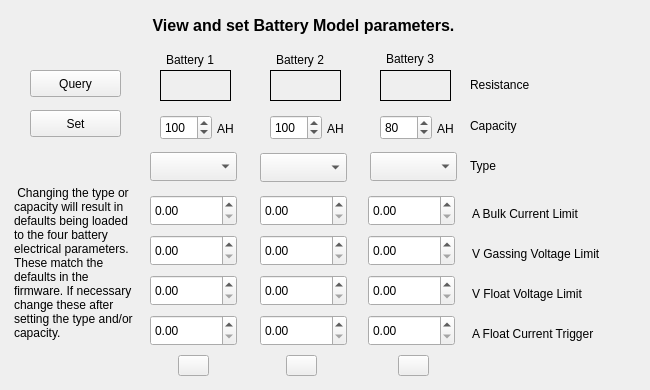
   <widget class="QWidget" name="batteriesTab">
    <property name="toolTip">
     <string>Set battery parameters</string>
    </property>
    <attribute name="title">
     <string>Batteries</string>
    </attribute>
    <widget class="QPushButton" name="queryBatteryButton">
     <property name="geometry">
      <rect>
       <x>30</x>
       <y>70</y>
       <width>91</width>
       <height>27</height>
      </rect>
     </property>
     <property name="toolTip">
      <string>Request measured battery resistances</string>
     </property>
     <property name="text">
      <string>Query</string>
     </property>
    </widget>
    <widget class="QLabel" name="battery1Label">
     <property name="geometry">
      <rect>
       <x>166</x>
       <y>51</y>
       <width>64</width>
       <height>17</height>
      </rect>
     </property>
     <property name="text">
      <string>Battery 1</string>
     </property>
    </widget>
    <widget class="QLabel" name="battery2Label">
     <property name="geometry">
      <rect>
       <x>276</x>
       <y>51</y>
       <width>64</width>
       <height>17</height>
      </rect>
     </property>
     <property name="text">
      <string>Battery 2</string>
     </property>
    </widget>
    <widget class="QLabel" name="battery3Label">
     <property name="geometry">
      <rect>
       <x>386</x>
       <y>50</y>
       <width>64</width>
       <height>17</height>
      </rect>
     </property>
     <property name="text">
      <string>Battery 3</string>
     </property>
    </widget>
    <widget class="QLabel" name="battery1Resistance">
     <property name="geometry">
      <rect>
       <x>160</x>
       <y>70</y>
       <width>71</width>
       <height>31</height>
      </rect>
     </property>
     <property name="toolTip">
      <string>Measured battery resistance</string>
     </property>
     <property name="frameShape">
      <enum>QFrame::Box</enum>
     </property>
     <property name="text">
      <string/>
     </property>
    </widget>
    <widget class="QLabel" name="battery3Resistance">
     <property name="geometry">
      <rect>
       <x>380</x>
       <y>70</y>
       <width>71</width>
       <height>31</height>
      </rect>
     </property>
     <property name="toolTip">
      <string>Measured battery resistance</string>
     </property>
     <property name="frameShape">
      <enum>QFrame::Box</enum>
     </property>
     <property name="text">
      <string/>
     </property>
    </widget>
    <widget class="QLabel" name="battery2Resistance">
     <property name="geometry">
      <rect>
       <x>270</x>
       <y>70</y>
       <width>71</width>
       <height>31</height>
      </rect>
     </property>
     <property name="toolTip">
      <string>Measured battery resistance</string>
     </property>
     <property name="frameShape">
      <enum>QFrame::Box</enum>
     </property>
     <property name="text">
      <string/>
     </property>
    </widget>
    <widget class="QLabel" name="AHLabel_1">
     <property name="geometry">
      <rect>
       <x>210</x>
       <y>120</y>
       <width>31</width>
       <height>17</height>
      </rect>
     </property>
     <property name="text">
      <string>AH</string>
     </property>
     <property name="alignment">
      <set>Qt::AlignCenter</set>
     </property>
    </widget>
    <widget class="QSpinBox" name="battery1CapacitySpinBox">
     <property name="geometry">
      <rect>
       <x>160</x>
       <y>115</y>
       <width>52</width>
       <height>25</height>
      </rect>
     </property>
     <property name="toolTip">
      <string>Battery capacity in Ampere Hours</string>
     </property>
     <property name="minimum">
      <number>0</number>
     </property>
     <property name="maximum">
      <number>200</number>
     </property>
     <property name="singleStep">
      <number>10</number>
     </property>
     <property name="value">
      <number>100</number>
     </property>
    </widget>
    <widget class="QLabel" name="AHLabel_2">
     <property name="geometry">
      <rect>
       <x>320</x>
       <y>120</y>
       <width>31</width>
       <height>17</height>
      </rect>
     </property>
     <property name="text">
      <string>AH</string>
     </property>
     <property name="alignment">
      <set>Qt::AlignCenter</set>
     </property>
    </widget>
    <widget class="QSpinBox" name="battery2CapacitySpinBox">
     <property name="geometry">
      <rect>
       <x>270</x>
       <y>115</y>
       <width>52</width>
       <height>25</height>
      </rect>
     </property>
     <property name="toolTip">
      <string>Battery capacity in Ampere Hours</string>
     </property>
     <property name="minimum">
      <number>0</number>
     </property>
     <property name="maximum">
      <number>200</number>
     </property>
     <property name="singleStep">
      <number>10</number>
     </property>
     <property name="value">
      <number>100</number>
     </property>
    </widget>
    <widget class="QLabel" name="AHLabel_3">
     <property name="geometry">
      <rect>
       <x>430</x>
       <y>120</y>
       <width>31</width>
       <height>17</height>
      </rect>
     </property>
     <property name="text">
      <string>AH</string>
     </property>
     <property name="alignment">
      <set>Qt::AlignCenter</set>
     </property>
    </widget>
    <widget class="QSpinBox" name="battery3CapacitySpinBox">
     <property name="geometry">
      <rect>
       <x>380</x>
       <y>115</y>
       <width>52</width>
       <height>25</height>
      </rect>
     </property>
     <property name="toolTip">
      <string>Battery capacity in Ampere Hours</string>
     </property>
     <property name="minimum">
      <number>0</number>
     </property>
     <property name="maximum">
      <number>200</number>
     </property>
     <property name="singleStep">
      <number>10</number>
     </property>
     <property name="value">
      <number>80</number>
     </property>
    </widget>
    <widget class="QPushButton" name="setBatteryButton">
     <property name="geometry">
      <rect>
       <x>30</x>
       <y>110</y>
       <width>91</width>
       <height>27</height>
      </rect>
     </property>
     <property name="toolTip">
      <string>Write the battery configuration to Flash</string>
     </property>
     <property name="text">
      <string>Set</string>
     </property>
    </widget>
    <widget class="QLabel" name="resistanceLabel">
     <property name="geometry">
      <rect>
       <x>470</x>
       <y>76</y>
       <width>71</width>
       <height>17</height>
      </rect>
     </property>
     <property name="text">
      <string>Resistance</string>
     </property>
    </widget>
    <widget class="QLabel" name="capacityLabel">
     <property name="geometry">
      <rect>
       <x>470</x>
       <y>117</y>
       <width>71</width>
       <height>17</height>
      </rect>
     </property>
     <property name="text">
      <string>Capacity</string>
     </property>
    </widget>
    <widget class="QComboBox" name="battery1TypeCombo">
     <property name="geometry">
      <rect>
       <x>150</x>
       <y>152</y>
       <width>87</width>
       <height>29</height>
      </rect>
     </property>
     <property name="toolTip">
      <string>Battery type</string>
     </property>
    </widget>
    <widget class="QComboBox" name="battery2TypeCombo">
     <property name="geometry">
      <rect>
       <x>260</x>
       <y>153</y>
       <width>87</width>
       <height>29</height>
      </rect>
     </property>
     <property name="toolTip">
      <string>Battery type</string>
     </property>
    </widget>
    <widget class="QComboBox" name="battery3TypeCombo">
     <property name="geometry">
      <rect>
       <x>370</x>
       <y>152</y>
       <width>87</width>
       <height>29</height>
      </rect>
     </property>
     <property name="toolTip">
      <string>Battery type</string>
     </property>
    </widget>
    <widget class="QLabel" name="typeLabel">
     <property name="geometry">
      <rect>
       <x>470</x>
       <y>157</y>
       <width>71</width>
       <height>17</height>
      </rect>
     </property>
     <property name="text">
      <string>Type</string>
     </property>
    </widget>
    <widget class="QLabel" name="batteriesLabel">
     <property name="geometry">
      <rect>
       <x>88</x>
       <y>5</y>
       <width>431</width>
       <height>41</height>
      </rect>
     </property>
     <property name="font">
      <font>
       <pointsize>12</pointsize>
       <weight>75</weight>
       <bold>true</bold>
      </font>
     </property>
     <property name="text">
      <string>View and set Battery Model parameters.</string>
     </property>
     <property name="alignment">
      <set>Qt::AlignCenter</set>
     </property>
     <property name="wordWrap">
      <bool>true</bool>
     </property>
    </widget>
    <widget class="QLabel" name="floatVoltageLabel">
     <property name="geometry">
      <rect>
       <x>472</x>
       <y>285</y>
       <width>149</width>
       <height>17</height>
      </rect>
     </property>
     <property name="text">
      <string>V Float Voltage Limit</string>
     </property>
    </widget>
    <widget class="QLabel" name="floatCurrentLabel">
     <property name="geometry">
      <rect>
       <x>472</x>
       <y>325</y>
       <width>163</width>
       <height>17</height>
      </rect>
     </property>
     <property name="text">
      <string>A Float Current Trigger</string>
     </property>
    </widget>
    <widget class="QLabel" name="absorptionCurrentLabel">
     <property name="geometry">
      <rect>
       <x>472</x>
       <y>205</y>
       <width>135</width>
       <height>17</height>
      </rect>
     </property>
     <property name="text">
      <string>A Bulk Current Limit</string>
     </property>
    </widget>
    <widget class="QPushButton" name="resetMissing1Button">
     <property name="geometry">
      <rect>
       <x>178</x>
       <y>355</y>
       <width>31</width>
       <height>21</height>
      </rect>
     </property>
     <property name="toolTip">
      <string>Reset Battery 1 Missing Status to Good.</string>
     </property>
     <property name="text">
      <string/>
     </property>
    </widget>
    <widget class="QPushButton" name="resetMissing2Button">
     <property name="geometry">
      <rect>
       <x>286</x>
       <y>355</y>
       <width>31</width>
       <height>21</height>
      </rect>
     </property>
     <property name="toolTip">
      <string>Reset Battery 2 Missing Status to Good.</string>
     </property>
     <property name="text">
      <string/>
     </property>
    </widget>
    <widget class="QPushButton" name="resetMissing3Button">
     <property name="geometry">
      <rect>
       <x>398</x>
       <y>355</y>
       <width>31</width>
       <height>21</height>
      </rect>
     </property>
     <property name="toolTip">
      <string>Reset Battery 3 Missing Status to Good.</string>
     </property>
     <property name="text">
      <string/>
     </property>
    </widget>
    <widget class="QLabel" name="absorptionVoltageLabel">
     <property name="geometry">
      <rect>
       <x>472</x>
       <y>245</y>
       <width>169</width>
       <height>17</height>
      </rect>
     </property>
     <property name="text">
      <string>V Gassing Voltage Limit</string>
     </property>
    </widget>
    <widget class="QDoubleSpinBox" name="battery1AbsorptionCurrent">
     <property name="geometry">
      <rect>
       <x>150</x>
       <y>195</y>
       <width>87</width>
       <height>31</height>
      </rect>
     </property>
     <property name="toolTip">
      <string>Current limit in bulk phase.</string>
     </property>
    </widget>
    <widget class="QDoubleSpinBox" name="battery1AbsorptionVoltage">
     <property name="geometry">
      <rect>
       <x>150</x>
       <y>235</y>
       <width>87</width>
       <height>31</height>
      </rect>
     </property>
     <property name="toolTip">
      <string>Voltage limit in absorption phase.</string>
     </property>
    </widget>
    <widget class="QDoubleSpinBox" name="battery1FloatVoltage">
     <property name="geometry">
      <rect>
       <x>150</x>
       <y>275</y>
       <width>87</width>
       <height>31</height>
      </rect>
     </property>
     <property name="toolTip">
      <string>Voltage limit in float phase.</string>
     </property>
    </widget>
    <widget class="QDoubleSpinBox" name="battery1FloatCurrent">
     <property name="geometry">
      <rect>
       <x>150</x>
       <y>315</y>
       <width>87</width>
       <height>31</height>
      </rect>
     </property>
     <property name="toolTip">
      <string>Current in absorption phase at which change to float phase is triggered.</string>
     </property>
    </widget>
    <widget class="QDoubleSpinBox" name="battery2FloatCurrent">
     <property name="geometry">
      <rect>
       <x>260</x>
       <y>315</y>
       <width>87</width>
       <height>31</height>
      </rect>
     </property>
     <property name="toolTip">
      <string>Current in absorption phase at which change to float phase is triggered.</string>
     </property>
    </widget>
    <widget class="QDoubleSpinBox" name="battery2FloatVoltage">
     <property name="geometry">
      <rect>
       <x>260</x>
       <y>275</y>
       <width>87</width>
       <height>31</height>
      </rect>
     </property>
     <property name="toolTip">
      <string>Voltage limit in float phase.</string>
     </property>
    </widget>
    <widget class="QDoubleSpinBox" name="battery2AbsorptionVoltage">
     <property name="geometry">
      <rect>
       <x>260</x>
       <y>235</y>
       <width>87</width>
       <height>31</height>
      </rect>
     </property>
     <property name="toolTip">
      <string>Voltage limit in absorption phase.</string>
     </property>
    </widget>
    <widget class="QDoubleSpinBox" name="battery2AbsorptionCurrent">
     <property name="geometry">
      <rect>
       <x>260</x>
       <y>195</y>
       <width>87</width>
       <height>31</height>
      </rect>
     </property>
     <property name="toolTip">
      <string>Current limit in bulk phase.</string>
     </property>
    </widget>
    <widget class="QDoubleSpinBox" name="battery3FloatCurrent">
     <property name="geometry">
      <rect>
       <x>368</x>
       <y>315</y>
       <width>87</width>
       <height>31</height>
      </rect>
     </property>
     <property name="toolTip">
      <string>Current in absorption phase at which change to float phase is triggered.</string>
     </property>
    </widget>
    <widget class="QDoubleSpinBox" name="battery3FloatVoltage">
     <property name="geometry">
      <rect>
       <x>368</x>
       <y>275</y>
       <width>87</width>
       <height>31</height>
      </rect>
     </property>
     <property name="toolTip">
      <string>Voltage limit in float phase.</string>
     </property>
    </widget>
    <widget class="QDoubleSpinBox" name="battery3AbsorptionVoltage">
     <property name="geometry">
      <rect>
       <x>368</x>
       <y>235</y>
       <width>87</width>
       <height>31</height>
      </rect>
     </property>
     <property name="toolTip">
      <string>Voltage limit in absorption phase.</string>
     </property>
    </widget>
    <widget class="QDoubleSpinBox" name="battery3AbsorptionCurrent">
     <property name="geometry">
      <rect>
       <x>368</x>
       <y>195</y>
       <width>87</width>
       <height>31</height>
      </rect>
     </property>
     <property name="toolTip">
      <string>Current limit in bulk phase.</string>
     </property>
    </widget>
    <widget class="QLabel" name="battery1Label_2">
     <property name="geometry">
      <rect>
       <x>14</x>
       <y>145</y>
       <width>123</width>
       <height>236</height>
      </rect>
     </property>
     <property name="layoutDirection">
      <enum>Qt::LeftToRight</enum>
     </property>
     <property name="text">
      <string> Changing the type or capacity will result in defaults being loaded to the four battery electrical parameters. These match the defaults in the firmware. If necessary change these after setting the type and/or capacity.</string>
     </property>
     <property name="wordWrap">
      <bool>true</bool>
     </property>
    </widget>
   </widget>
